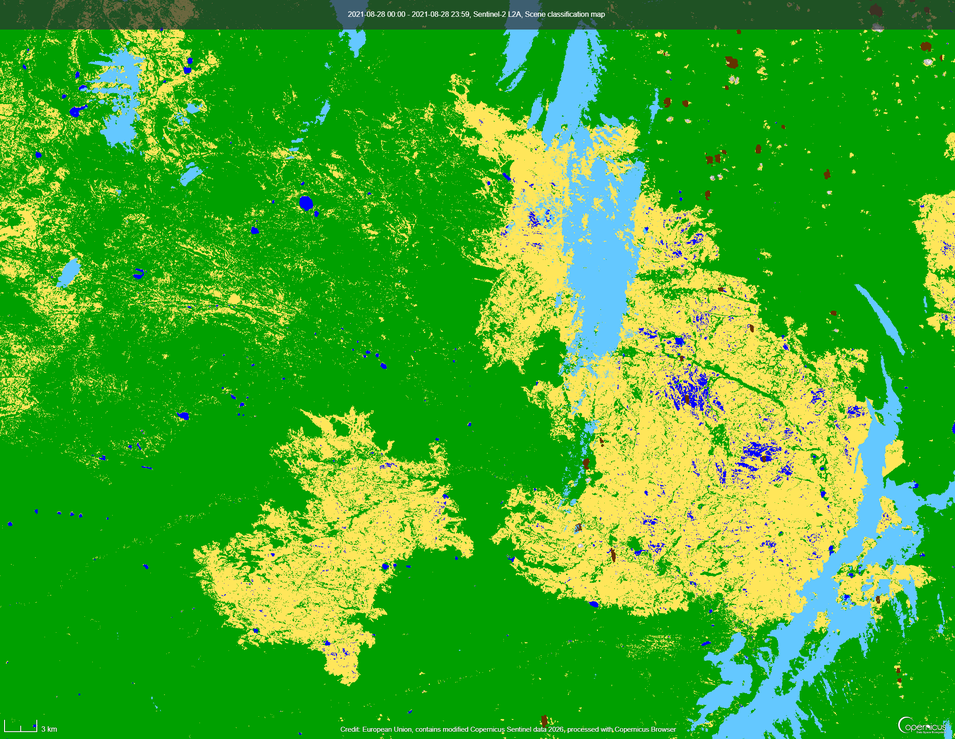
#> input picture data/yacutz-uncut/vegetation_after_uncut.png, 955 x 739 px, shrunk from 2102 x 1627 before the run, found by its file name
$ python cut_watermark.py
#> lines starting #> are read from the running program, lines starting #| are printed output that depends on the picture
from PIL import Image

img = Image.open(r"yacutz-uncut\vegetation_after_uncut.png")
#> img is the input picture: PIL image 955x739 RGBA; mean R, G, B, A 64.8, 173.7, 40.3, 255

width, height = img.size
#> width = 955; height = 739

top_cut = 66

cropped = img.crop((0, top_cut, width, height))
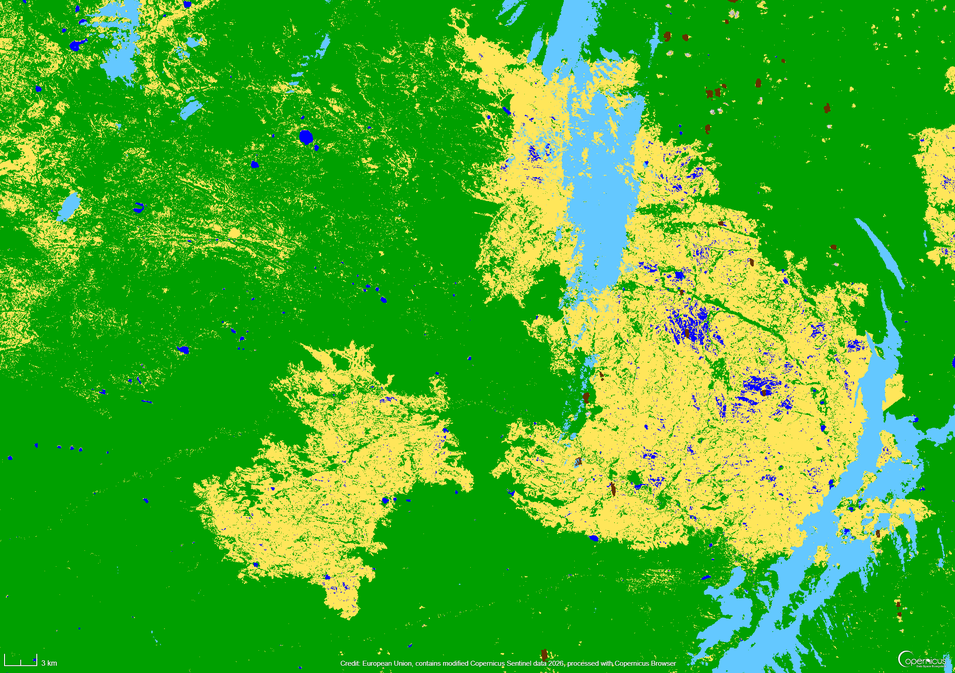
#> cropped: PIL image 955x673 RGBA; mean R, G, B, A 67.8, 177.8, 40.7, 255
cropped.save(r"yacutz\vegetation_after.png")
